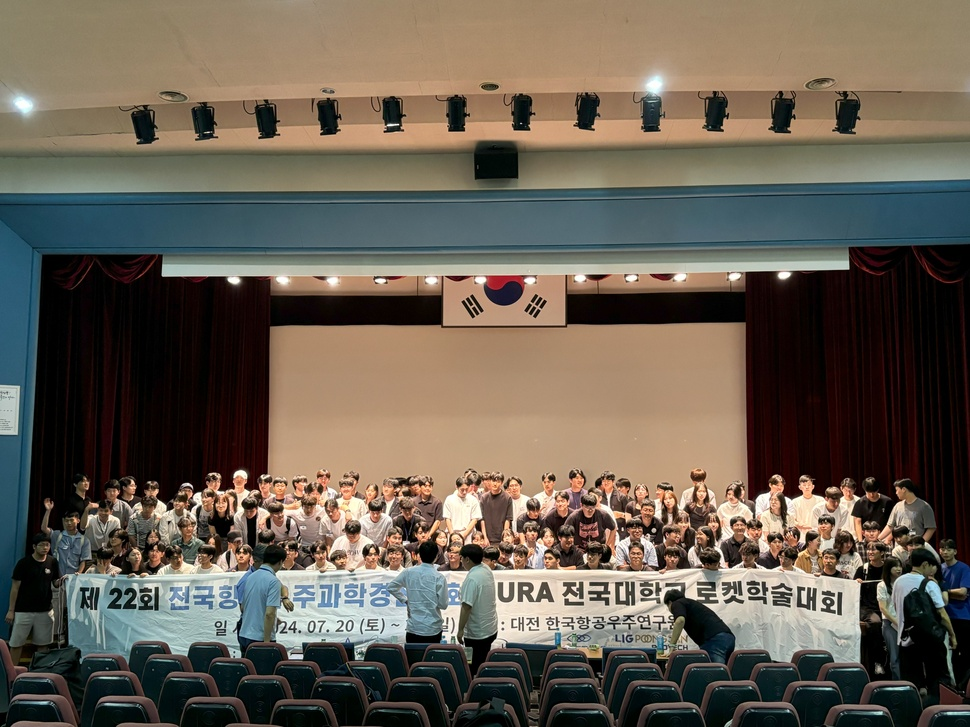
#> input picture source/overview/IMG_0651.jpg, 970 x 727 px, shrunk from 5712 x 4284 before the run; its folder holds 3 pictures in this run
$ python image_postprocessing.py
#> lines starting #> are read from the running program, lines starting #| are printed output that depends on the picture
import os
import random
from PIL import Image, ImageFilter

# HEIC 지원
try:
    import pyheif
    HEIC_SUPPORT = True
except ImportError:
    HEIC_SUPPORT = False

input_dir = './source/overview'
output_dir = './source/overview/blurred'
sort_mode = 'random'  # 'random', 'name', 'mtime' 중 선택

os.makedirs(output_dir, exist_ok=True)
exts = ('.jpg', '.jpeg', '.png', '.webp', '.heic')

files = [f for f in os.listdir(input_dir) if f.lower().endswith(exts)]

if sort_mode == 'random':
    random.shuffle(files)
elif sort_mode == 'name':
    files.sort()
elif sort_mode == 'mtime':
    files.sort(key=lambda f: os.path.getmtime(os.path.join(input_dir, f)))
else:
    raise ValueError("sort_mode must be 'random', 'name', or 'mtime'")

for idx, filename in enumerate(files, 1):
    img_path = os.path.join(input_dir, filename)
    ext = os.path.splitext(filename)[1].lower()

    # HEIC 파일 처리
    if ext == '.heic':
        if not HEIC_SUPPORT:
            print(f"pyheif가 설치되어 있지 않아 {filename}을(를) 건너뜁니다.")
            continue
        import pyheif
        heif_file = pyheif.read(img_path)
        img = Image.frombytes(
            heif_file.mode,
            heif_file.size,
            heif_file.data,
            "raw",
            heif_file.mode,
            heif_file.stride,
        )
    else:
        img = Image.open(img_path)
#> img is the input picture: PIL image 970x727 RGB; mean R, G, B 103.3, 94.5, 82.6

    blurred = img.filter(ImageFilter.GaussianBlur(radius=24))
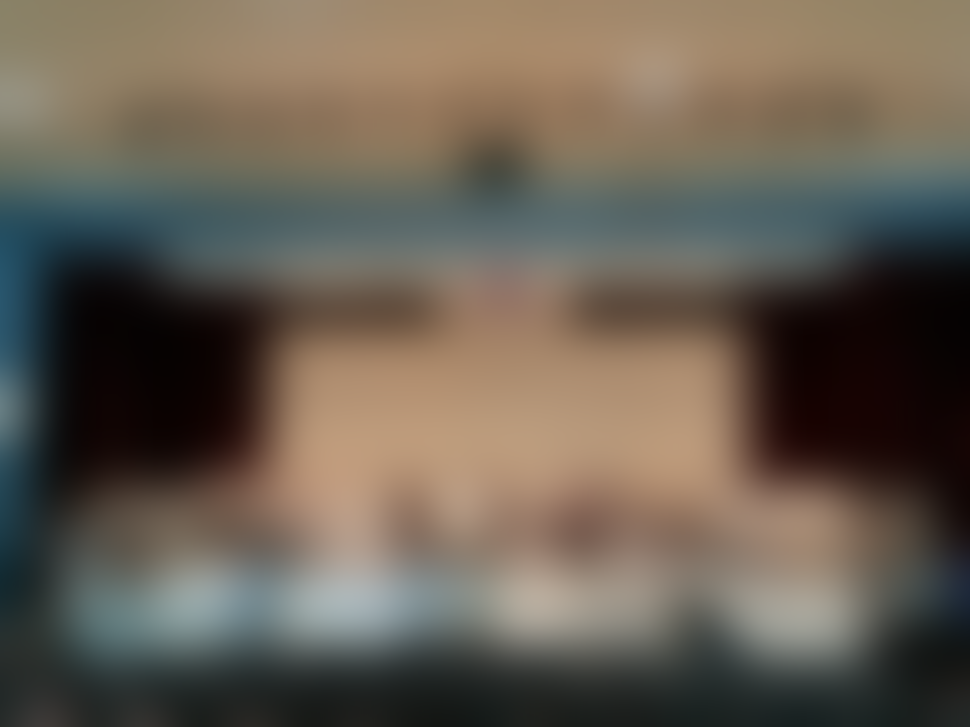
#> blurred: PIL image 970x727 RGB; mean R, G, B 103.4, 94.5, 82.7

    out_name = f"slide{idx}.webp"

    blurred.save(
        os.path.join(output_dir, out_name),
        "WEBP",
        quality=90
    )

    print(f"Saved: {out_name}")
#> pass 2 of the loop `for idx, filename in enumerate(files, 1):`:
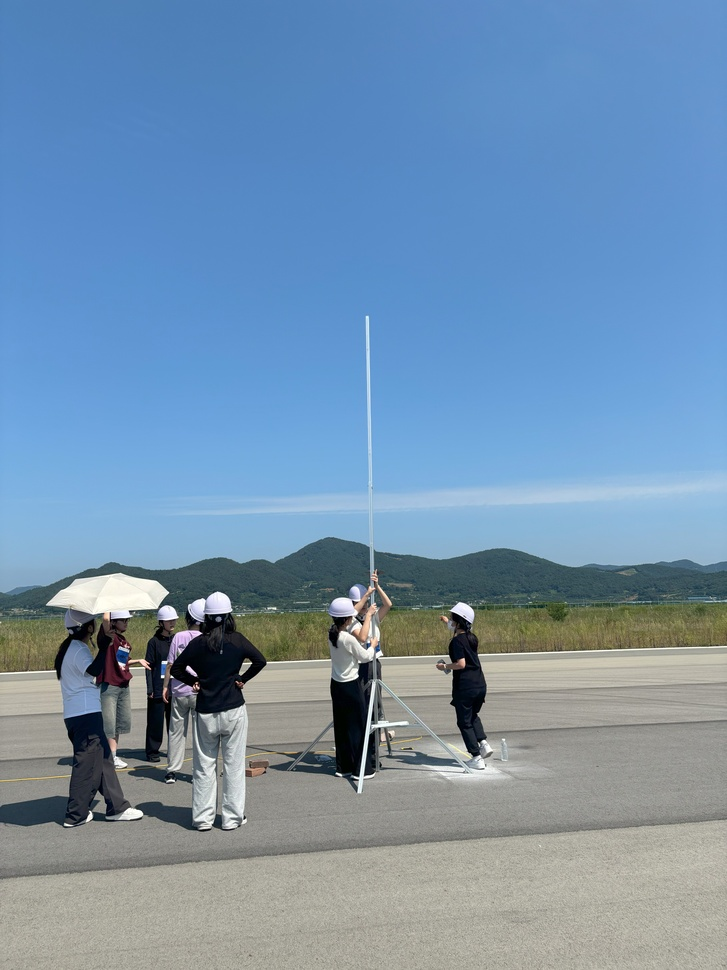
#> input picture source/overview/IMG_2843.jpg, 727 x 970 px, shrunk from 4284 x 5712 before the run
#> img is the input picture: PIL image 727x970 RGB; mean R, G, B 116.4, 146.3, 174.5
#> `blurred = img.filter(ImageFilter.GaussianBlur(radius=24))`:
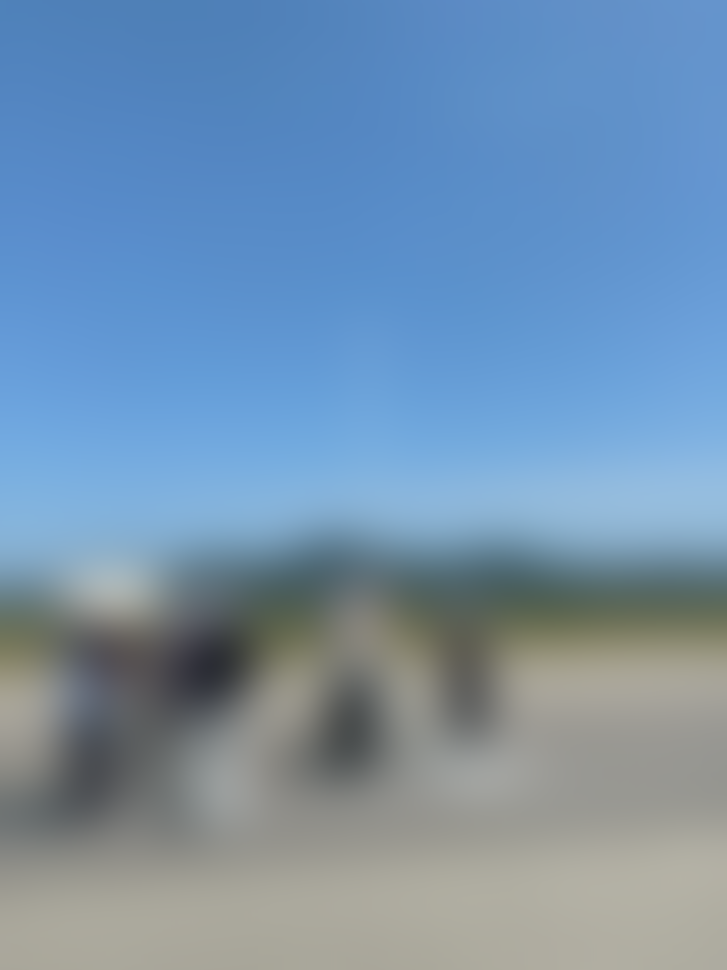
#> blurred: PIL image 727x970 RGB; mean R, G, B 116.4, 146.3, 174.5
#> pass 3 of the loop `for idx, filename in enumerate(files, 1):`:
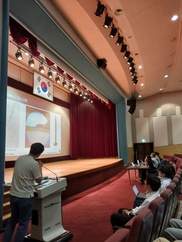
#> input picture source/overview/IMG_0701.JPG, 182 x 242 px, shrunk from 1071 x 1428 before the run
#> img is the input picture: PIL image 182x242 RGB; mean R, G, B 115.9, 84.9, 73.8
#> `blurred = img.filter(ImageFilter.GaussianBlur(radius=24))`:
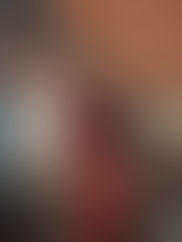
#> blurred: PIL image 182x242 RGB; mean R, G, B 114.3, 83.8, 72.9

print("모든 이미지 블러 및 WEBP 변환 완료!")
